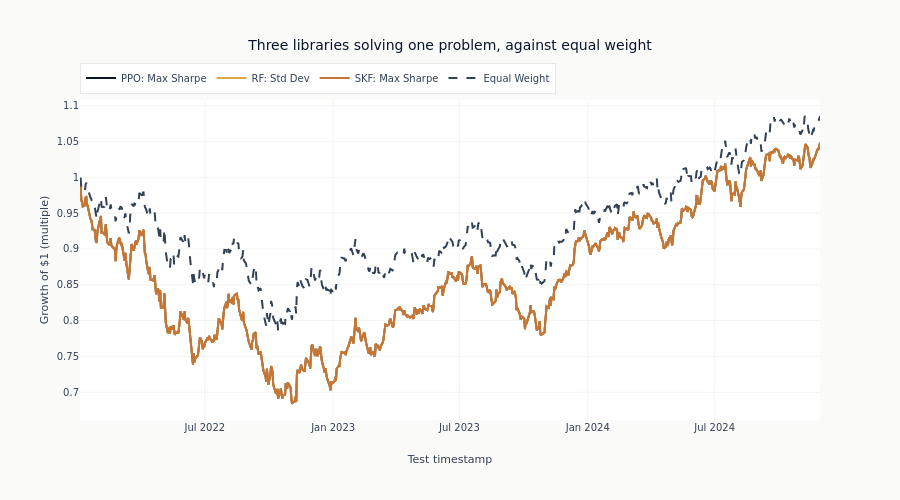

Notebook code cell kept with this figure:
### Markdown cell above
### Growth paths of the comparable implementations

The growth chart focuses on the comparable Max-Sharpe implementations and an equal-weight
benchmark. Showing four lines preserves the cross-library comparison without a fifteen-line
legend obscuring the evidence.

### Code cell
growth_methods = ["PPO: Max Sharpe", "RF: Std Dev", "SKF: Max Sharpe", "Equal Weight"]
growth_colors = {
    "PPO: Max Sharpe": COLORS["blue"],
    "RF: Std Dev": COLORS["amber"],
    "SKF: Max Sharpe": COLORS["copper"],
    "Equal Weight": COLORS["neutral"],
}
cumulative_growth = {name: np.cumprod(1 + portfolio_returns[name]) for name in growth_methods}

fig = go.Figure()
for name in growth_methods:
    fig.add_scatter(
        # datetime64 rather than the index's pandas Timestamps: the static-image writer that
        # renders this figure alongside the interactive one cannot serialize a Timestamp.
        x=np.asarray(test_dates, dtype="datetime64[ns]"),
        y=cumulative_growth[name],
        mode="lines",
        name=name,
        line=dict(
            color=growth_colors[name],
            # The benchmark is drawn as context, so it is the dashed neutral line and the
            # three optimized paths are weighted alike - none of them is the subject.
            width=2,
            dash="dash" if name == "Equal Weight" else "solid",
        ),
    )

fig.update_layout(
    title="Three libraries solving one problem, against equal weight",
    xaxis_title="Test timestamp",
    yaxis_title="Growth of $1 (multiple)",
    height=500,
    legend=dict(orientation="h", yanchor="bottom", y=1.02, xanchor="left", x=0),
)
show_plotly_with_alt(
    fig,
    "Four growth-of-one-dollar paths over the test window: the three libraries' "
    "maximum-Sharpe allocations lie on top of one another so only the last drawn is "
    "visible, and the dashed equal-weight benchmark runs above them for most of the window.",
)

### Figure 1 — Plotly figure (JSON) as saved in the notebook; plotly's stock layout.template omitted (floating-point values rounded to 4 significant figures; data arrays with more than 128 entries replaced by an {"elided": "..."} marker saying what was removed)
{"data": [{"line": {"color": "#0a1628", "dash": "solid", "width": 2}, "mode": "lines", "name": "PPO: Max Sharpe", "type": "scatter", "x": {"elided": "732 str values"}, "y": {"elided": "732 float values"}}, {"line": {"color": "#D4A84B", "dash": "solid", "width": 2}, "mode": "lines", "name": "RF: Std Dev", "type": "scatter", "x": {"elided": "732 str values"}, "y": {"elided": "732 float values"}}, {"line": {"color": "#C87533", "dash": "solid", "width": 2}, "mode": "lines", "name": "SKF: Max Sharpe", "type": "scatter", "x": {"elided": "732 str values"}, "y": {"elided": "732 float values"}}, {"line": {"color": "#334155", "dash": "dash", "width": 2}, "mode": "lines", "name": "Equal Weight", "type": "scatter", "x": {"elided": "732 str values"}, "y": {"elided": "732 float values"}}], "layout": {"height": 500, "legend": {"orientation": "h", "x": 0, "xanchor": "left", "y": 1.02, "yanchor": "bottom"}, "title": {"text": "Three libraries solving one problem, against equal weight"}, "xaxis": {"title": {"text": "Test timestamp"}}, "yaxis": {"title": {"text": "Growth of $1 (multiple)"}}}}
